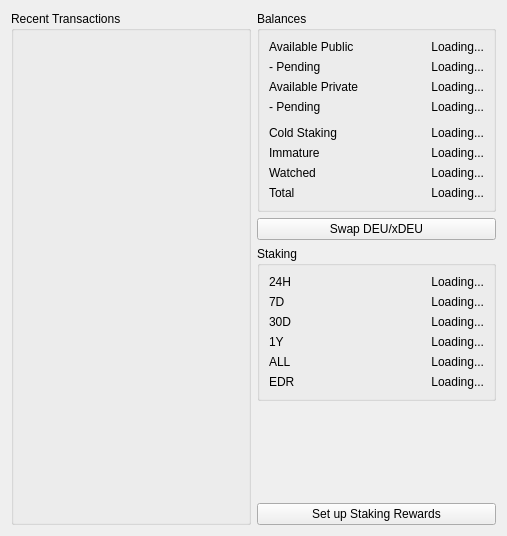
<?xml version="1.0" encoding="UTF-8"?>
<ui version="4.0">
 <class>OverviewPage</class>
 <widget class="QWidget" name="OverviewPage">
  <property name="geometry">
   <rect>
    <x>0</x>
    <y>0</y>
    <width>507</width>
    <height>536</height>
   </rect>
  </property>
  <property name="windowTitle">
   <string>Form</string>
  </property>
  <layout class="QHBoxLayout">
   <property name="sizeConstraint">
    <enum>QLayout::SetMinimumSize</enum>
   </property>
   <item>
    <widget class="QGroupBox" name="transactionsGroup">
     <property name="title">
      <string>Recent Transactions</string>
     </property>
     <layout class="QVBoxLayout" name="transactionsLayout">
      <item>
       <widget class="ListView" name="listTransactions" native="true"/>
      </item>
     </layout>
    </widget>
   </item>
   <item>
    <layout class="QVBoxLayout" name="balancesStakesLayout">
     <property name="sizeConstraint">
      <enum>QLayout::SetNoConstraint</enum>
     </property>
     <item>
      <widget class="QGroupBox" name="balancesGroup">
       <property name="title">
        <string>Balances</string>
       </property>
       <layout class="QFormLayout" name="formLayout">
        <property name="sizeConstraint">
         <enum>QLayout::SetNoConstraint</enum>
        </property>
        <property name="labelAlignment">
         <set>Qt::AlignLeading|Qt::AlignLeft|Qt::AlignVCenter</set>
        </property>
        <property name="formAlignment">
         <set>Qt::AlignRight|Qt::AlignTrailing|Qt::AlignVCenter</set>
        </property>
        <item row="1" column="0">
         <widget class="QLabel" name="labelAvailableText">
          <property name="text">
           <string>Available Public</string>
          </property>
         </widget>
        </item>
        <item row="1" column="1">
         <widget class="QLabel" name="labelBalance">
          <property name="text">
           <string>Loading...</string>
          </property>
          <property name="alignment">
           <set>Qt::AlignRight|Qt::AlignTrailing|Qt::AlignVCenter</set>
          </property>
         </widget>
        </item>
        <item row="2" column="0">
         <widget class="QLabel" name="labelPendingText">
          <property name="text">
           <string>- Pending</string>
          </property>
         </widget>
        </item>
        <item row="2" column="1">
         <widget class="QLabel" name="labelUnconfirmed">
          <property name="text">
           <string>Loading...</string>
          </property>
          <property name="alignment">
           <set>Qt::AlignRight|Qt::AlignTrailing|Qt::AlignVCenter</set>
          </property>
         </widget>
        </item>
        <item row="3" column="0">
         <widget class="QLabel" name="labelAvailableText_2">
          <property name="text">
           <string>Available Private</string>
          </property>
         </widget>
        </item>
        <item row="3" column="1">
         <widget class="QLabel" name="labelPrivateBalance">
          <property name="text">
           <string>Loading...</string>
          </property>
          <property name="alignment">
           <set>Qt::AlignRight|Qt::AlignTrailing|Qt::AlignVCenter</set>
          </property>
         </widget>
        </item>
        <item row="4" column="0">
         <widget class="QLabel" name="labelAvailableText_3">
          <property name="text">
           <string>- Pending</string>
          </property>
         </widget>
        </item>
        <item row="4" column="1">
         <widget class="QLabel" name="labelPrivateBalancePending">
          <property name="text">
           <string>Loading...</string>
          </property>
          <property name="alignment">
           <set>Qt::AlignRight|Qt::AlignTrailing|Qt::AlignVCenter</set>
          </property>
         </widget>
        </item>
        <item row="6" column="0">
         <widget class="QLabel" name="labelColdStakingText">
          <property name="text">
           <string>Cold Staking</string>
          </property>
         </widget>
        </item>
        <item row="6" column="1">
         <widget class="QLabel" name="labelColdStaking">
          <property name="text">
           <string>Loading...</string>
          </property>
          <property name="alignment">
           <set>Qt::AlignRight|Qt::AlignTrailing|Qt::AlignVCenter</set>
          </property>
         </widget>
        </item>
        <item row="7" column="0">
         <widget class="QLabel" name="labelImmatureText">
          <property name="text">
           <string>Immature</string>
          </property>
         </widget>
        </item>
        <item row="7" column="1">
         <widget class="QLabel" name="labelImmature">
          <property name="text">
           <string>Loading...</string>
          </property>
          <property name="alignment">
           <set>Qt::AlignRight|Qt::AlignTrailing|Qt::AlignVCenter</set>
          </property>
         </widget>
        </item>
        <item row="8" column="0">
         <widget class="QLabel" name="labelWatchedBalanceText">
          <property name="text">
           <string>Watched</string>
          </property>
         </widget>
        </item>
        <item row="8" column="1">
         <widget class="QLabel" name="labelWatchedBalance">
          <property name="text">
           <string>Loading...</string>
          </property>
          <property name="alignment">
           <set>Qt::AlignRight|Qt::AlignTrailing|Qt::AlignVCenter</set>
          </property>
         </widget>
        </item>
        <item row="9" column="0">
         <widget class="QLabel" name="labelTotalText">
          <property name="text">
           <string>Total</string>
          </property>
         </widget>
        </item>
        <item row="9" column="1">
         <widget class="QLabel" name="labelTotal">
          <property name="text">
           <string>Loading...</string>
          </property>
          <property name="alignment">
           <set>Qt::AlignRight|Qt::AlignTrailing|Qt::AlignVCenter</set>
          </property>
         </widget>
        </item>
        <item row="5" column="0">
         <layout class="QHBoxLayout" name="horizontalLayout"/>
        </item>
       </layout>
      </widget>
     </item>
     <item>
      <widget class="QPushButton" name="swapButton">
       <property name="text">
        <string>Swap DEU/xDEU</string>
       </property>
      </widget>
     </item>
     <item>
      <widget class="QGroupBox" name="stakingGroup">
       <property name="title">
        <string>Staking</string>
       </property>
       <layout class="QFormLayout" name="formLayout_2">
        <property name="labelAlignment">
         <set>Qt::AlignLeading|Qt::AlignLeft|Qt::AlignVCenter</set>
        </property>
        <property name="formAlignment">
         <set>Qt::AlignRight|Qt::AlignTrailing|Qt::AlignVCenter</set>
        </property>
        <item row="2" column="0">
         <widget class="QLabel" name="label7dStakingStatsText">
          <property name="text">
           <string>7D</string>
          </property>
         </widget>
        </item>
        <item row="2" column="1">
         <widget class="QLabel" name="label7dStakingStats">
          <property name="text">
           <string>Loading...</string>
          </property>
          <property name="alignment">
           <set>Qt::AlignRight|Qt::AlignTrailing|Qt::AlignVCenter</set>
          </property>
         </widget>
        </item>
        <item row="3" column="0">
         <widget class="QLabel" name="label30dStakingStatsText">
          <property name="text">
           <string>30D</string>
          </property>
         </widget>
        </item>
        <item row="3" column="1">
         <widget class="QLabel" name="label30dStakingStats">
          <property name="text">
           <string>Loading...</string>
          </property>
          <property name="alignment">
           <set>Qt::AlignRight|Qt::AlignTrailing|Qt::AlignVCenter</set>
          </property>
         </widget>
        </item>
        <item row="4" column="0">
         <widget class="QLabel" name="label1yStakingStatsText">
          <property name="text">
           <string>1Y</string>
          </property>
         </widget>
        </item>
        <item row="4" column="1">
         <widget class="QLabel" name="label1yStakingStats">
          <property name="text">
           <string>Loading...</string>
          </property>
          <property name="alignment">
           <set>Qt::AlignRight|Qt::AlignTrailing|Qt::AlignVCenter</set>
          </property>
         </widget>
        </item>
        <item row="5" column="0">
         <widget class="QLabel" name="labelallStakingStatsText">
          <property name="text">
           <string>ALL</string>
          </property>
         </widget>
        </item>
        <item row="5" column="1">
         <widget class="QLabel" name="labelallStakingStats">
          <property name="text">
           <string>Loading...</string>
          </property>
          <property name="alignment">
           <set>Qt::AlignRight|Qt::AlignTrailing|Qt::AlignVCenter</set>
          </property>
         </widget>
        </item>
        <item row="6" column="0">
         <widget class="QLabel" name="labelExpectedStatsText">
          <property name="toolTip">
           <string>Expected Daily Reward (EDR)</string>
          </property>
          <property name="text">
           <string>EDR</string>
          </property>
         </widget>
        </item>
        <item row="6" column="1">
         <widget class="QLabel" name="labelExpectedStakingStats">
          <property name="text">
           <string>Loading...</string>
          </property>
          <property name="alignment">
           <set>Qt::AlignRight|Qt::AlignTrailing|Qt::AlignVCenter</set>
          </property>
         </widget>
        </item>
        <item row="1" column="0">
         <widget class="QLabel" name="label24hStakingStatsText">
          <property name="text">
           <string>24H</string>
          </property>
         </widget>
        </item>
        <item row="1" column="1">
         <widget class="QLabel" name="label24hStakingStats">
          <property name="text">
           <string>Loading...</string>
          </property>
          <property name="alignment">
           <set>Qt::AlignRight|Qt::AlignTrailing|Qt::AlignVCenter</set>
          </property>
         </widget>
        </item>
       </layout>
      </widget>
     </item>
     <item>
      <spacer name="horizontalSpacer">
       <property name="orientation">
        <enum>Qt::Vertical</enum>
       </property>
       <property name="sizeHint" stdset="0">
        <size>
         <width>0</width>
         <height>0</height>
        </size>
       </property>
      </spacer>
     </item>
     <item>
      <widget class="QPushButton" name="showStakingSetup">
       <property name="text">
        <string>Set up Staking Rewards</string>
       </property>
      </widget>
     </item>
    </layout>
   </item>
  </layout>
 </widget>
 <customwidgets>
  <customwidget>
   <class>ListView</class>
   <extends>QWidget</extends>
   <header>listview.h</header>
  </customwidget>
 </customwidgets>
 <resources/>
 <connections/>
</ui>
